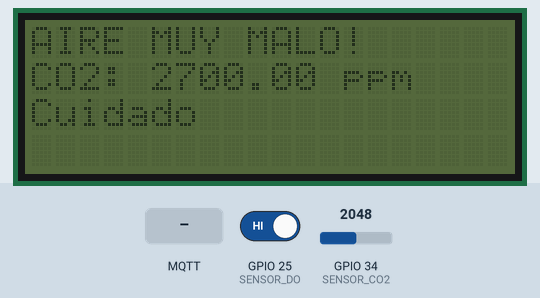
The sketch below on a simulated ESP32. On the bench: 20×4 character LCD. The inputs (shaded band) are chosen by the test bench; at power-on: GPIO 34 (SENSOR_CO2) = 2048, GPIO 25 (SENSOR_DO) HIGH. WiFi joins after 1.5 s; servers stay silent unless stated; the local clock reads 2024-03-15 10:24:30 at power-on unless the sketch sets it; storage starts empty; no MQTT or app messages arrive unless stated; what the sketch prints to the serial monitor is not drawn.

Above: at 5.3 s.
5.4 s: GPIO 34 (SENSOR_CO2) set to 1489
At 10.1 s:
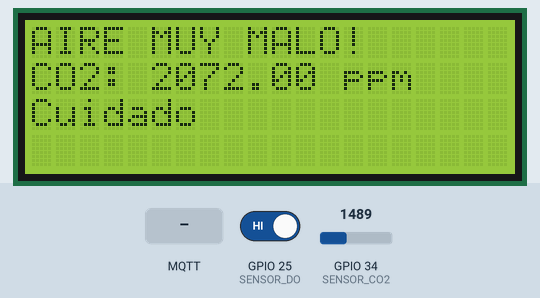
10.8 s: GPIO 34 (SENSOR_CO2) set to 1354
At 15.0 s:
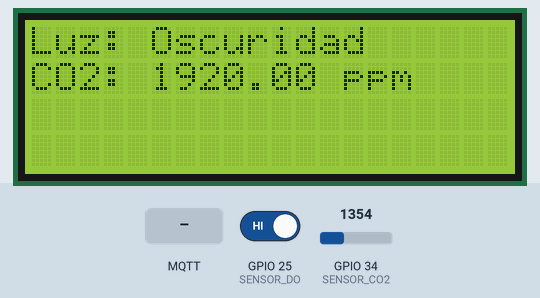
15.8 s: GPIO 25 (SENSOR_DO) driven LOW
At 16.7 s:
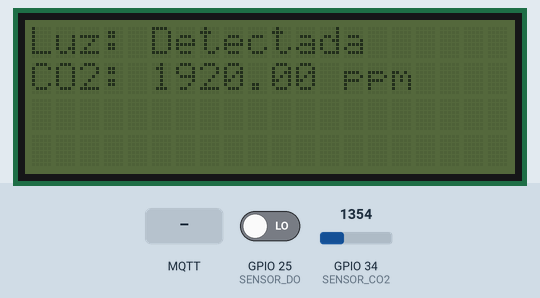
17.9 s: MQTT message "1" arrives on the first subscribed topic
At 19.8 s:
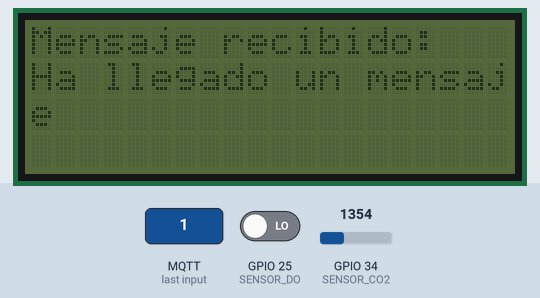
24.9 s: GPIO 34 (SENSOR_CO2) set to 1228
At 26.7 s:
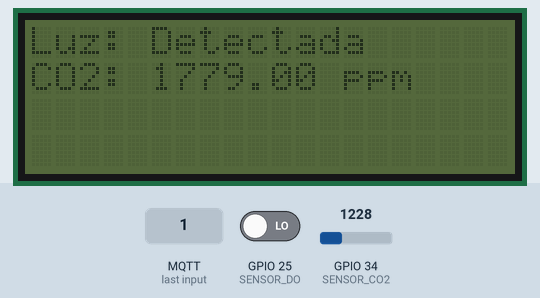
27.0 s: GPIO 25 (SENSOR_DO) driven HIGH
At 28.4 s:
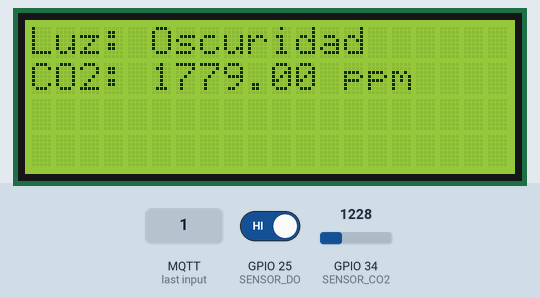
Timing chart, 0 to 30.0 s (numbered marks = the images above; inputs shaded):
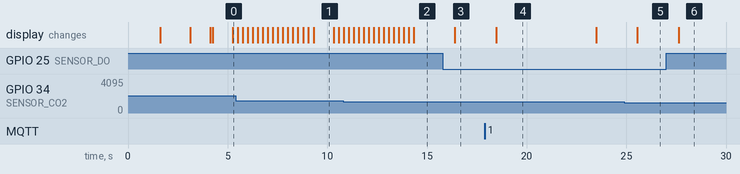

Measured:
- the behaviour switches between 1425 and 1424 on GPIO 34 (SENSOR_CO2) (found by bisection; images 1 and 2)
- after the input at 5.4 s, the display: first differs from a run without the input after 3.9 s (image 1)
- after the input at 10.8 s, the display: first differs from a run without the input after 3.5 s (image 2)
- after the input at 15.8 s, the display: changes after 0.60 s (image 3)
- after the input at 17.9 s, the display: changes after 0.58 s (image 4)
- after the input at 24.9 s, the display: changes after 0.65 s (image 5)
- after the input at 27.0 s, the display: changes after 0.62 s (image 6)

The sketch:

main.ino
```cpp
#include <WiFi.h>
#include <SPIFFS.h>
#include <PubSubClient.h>
#include <time.h>
#include "config.h"
#include "MQTT.hpp"
#include "ESP32_Utils.hpp"
#include "ESP32_Utils_MQTT.hpp"
#include <ArduinoJson.h>

//sensores
#include <Wire.h>
#include <LiquidCrystal_I2C.h>
LiquidCrystal_I2C lcd(0x27, 20, 4);

// Pines de sensores
const int SENSOR_DO = 25;      // pin digital sensor de luz
const int SENSOR_CO2 = 34;     // pin analógico sensor de CO2

// mensaje de alerta
volatile bool msgActivo = false;
unsigned long msgHasta = 0;
String msgTexto;

// tiempo envio
constexpr unsigned long PUBLISH_INTERVAL_MS = 10UL * 1000UL; // 10 seg
unsigned long lastPublish = 0;

//UMBRALES ALERTA
const float CO2_ALERT_PPM = 2000;
const float ALERT_WIND_KMH        = 70.0;
const float ALERT_WIND_KMH_WARN   = 40.0;
const int   ALERT_AQI             = 150;
const int   ALERT_UV              = 8;
const float ALERT_TEMP_HOT_C      = 40.0;
const float ALERT_TEMP_COLD_C     = 0.0;
const float ALERT_PRESSURE_LOW_HPA= 980.0;

//parpadeo para alertas -------------------------------------------------------------------------------------------------------------------------------------------------------------------
bool blinkActivo = false;
bool blinkOn = true;
unsigned long blinkHasta = 0;
unsigned long blinkCada = 300;
unsigned long blinkSiguiente = 0;

void iniciarParpadeoLCD(unsigned long duracionMs, unsigned long intervaloMs = 300) {
  blinkActivo = true;
  blinkOn = true;
  blinkHasta = millis() + duracionMs;
  blinkCada = intervaloMs;
  blinkSiguiente = 0;
  lcd.backlight();
}

void tickParpadeoLCD() {
  if (!blinkActivo) return;
  unsigned long now = millis();
  if (now >= blinkHasta) {
    blinkActivo = false;
    lcd.backlight();   // deja encendida al terminar
    return;
  }
  if (now >= blinkSiguiente) {
    blinkSiguiente = now + blinkCada;
    blinkOn = !blinkOn;
    if (blinkOn) lcd.backlight();
    else         lcd.noBacklight();
  }
}

//funciones de mensajes --------------------------------------------------------------------------------------------------------------------------------------------------------------------------
void mostrarAlertaMeteo(const String& detalle) {
  msgTexto = detalle;
  msgActivo = true;
  msgHasta = millis() + 6000;

  lcd.clear();
  lcd.setCursor(0,0);
  lcd.print("¡ ALERTA !");
  lcd.setCursor(0,1);
  lcd.print(detalle.substring(0,20));

  if (detalle.length() > 20) {
    lcd.setCursor(0,2); lcd.print(detalle.substring(20, min(40,(int)detalle.length())));
  }
  iniciarParpadeoLCD(6000, 250);
}

void mostrarContadorTrafico(int vehiculos, float velocidadMedia, int peatones, int bicicletas) {
  msgActivo = true;
  msgHasta = millis() + 6000; // visible 6 segundos
  msgTexto = "Contador trafico";

  lcd.clear();
  lcd.backlight();
  lcd.setCursor(0, 0);
  lcd.print("Contador Trafico");

  // vehículos + velocidad media
  lcd.setCursor(0, 1);
  lcd.print("Veh: ");
  lcd.print(vehiculos);
  lcd.print(" (");
  lcd.print(velocidadMedia, 1);
  lcd.print("km/h)");

  // peatones
  lcd.setCursor(0, 2);
  lcd.print("Ped: ");
  lcd.print(peatones);

  // bicicletas
  lcd.setCursor(0, 3);
  lcd.print("Bicis: ");
  lcd.print(bicicletas);
}


void mostrarMensaje(const String& text) {
  msgTexto = text;
  msgActivo = true;
  msgHasta = millis() + 5000;

  lcd.clear();
  lcd.setCursor(0, 0);
  lcd.print("Mensaje recibido:");

  if (text.length() > 0)  { lcd.setCursor(0, 1); lcd.print(text.substring(0, 20)); }
  if (text.length() > 20) { lcd.setCursor(0, 2); lcd.print(text.substring(20, min(40, (int)text.length()))); }
  if (text.length() > 40) { lcd.setCursor(0, 3); lcd.print(text.substring(40, min(60, (int)text.length()))); }
}

// Alerta C02 ---------------------------------------------------------------------------------------------------------------------------------------------------------------------------------------------------
void mostrarAlertaCalidadAire(float ppm) {
  msgTexto = "ALERTA CO2";
  msgActivo = true;
  msgHasta = millis() + 5000;

  lcd.clear();
  lcd.backlight();
  lcd.setCursor(0, 0);
  lcd.print("AIRE MUY MALO!");
  lcd.setCursor(0, 1);
  lcd.print("CO2: ");
  lcd.print((int)ppm);
  lcd.print(" ppm");
  lcd.setCursor(0, 2);
  lcd.print("Cuidado");
  iniciarParpadeoLCD(5000, 250);
}

//funciones auxiliares enviamos la calidad del aire
static const char* airQualityMsg(float ppm) {
  if (ppm < 800.0f)   return "Bueno";
  if (ppm < 1200.0f)  return  "Moderado";
  if (ppm < 2000.0f)  return "Cargado";
  return "Malo";
}

String getTimestamp() {
  struct tm timeinfo;
  if (!getLocalTime(&timeinfo)) {
    return "1970-01-01T00:00:00";
  }
  char buffer[25];
  strftime(buffer, sizeof(buffer), "%Y-%m-%dT%H:%M:%S", &timeinfo);
  return String(buffer);
}

static String publishInformationDisplay(const String& message, String& brightness_level, float co2lvl) {
  String timestamp = getTimestamp();
  String p; p.reserve(700);

  p  = "{";
  p += "\"sensor_id\":\"" SENSOR_ID "\",";
  p += "\"sensor_type\":\"information_display\",";
  p += "\"street_id\":\"" STREET_ID "\",";
  p += "\"timestamp\":\"" + timestamp + "\",";
  p += "\"location\":{"
         "\"latitude\":"  + String(LATITUDE, 6) + ","
         "\"longitude\":" + String(LONGITUDE, 7) + ","
         "\"district\":\"" DISTRICT_NAME "\","
         "\"neighborhood\":\"" NEIGHBORHOOD "\""
       "},";

  //Mensaje de la iluminacion
  p += "\"data\":{";
  p +=   "\"display_status\":\"active\",";
  p +=   "\"current_message\":\"" + message + "\",";
  p +=   "\"content_type\":\"traffic\",";
  p +=   "\"brightness_level\":" + brightness_level + ",";
  p +=   "\"display_type\":\"lcd_panel\",";
  p +=   "\"display_size_inches\":20.0,";
  p +=   "\"supports_color\":true,";
  //Mensaje del CO2
  p += "\"co2_ppm\":" + String(co2lvl, 1) + ",";
  p += "\"air_quality_message\":\"" + String(airQualityMsg(co2lvl)) + "\"";
  p += "\"last_content_update\":\"" + timestamp + "\"";
  p += "}}";
	return p;

}

void setup(void){

	Serial.begin(115200);
	SPIFFS.begin();

  #if defined(LiquidCrystal_I2C_h)
  lcd.init();
  #endif

  pinMode(SENSOR_DO, INPUT_PULLUP);
  Wire.begin(21, 22);

  lcd.begin(20, 4);
  lcd.backlight();
  lcd.clear();
  lcd.setCursor(0, 0);
  lcd.print("Inicializando...");
  delay(1500);
  lcd.clear();

  configTzTime("CET-1CEST,M3.5.0/2,M10.5.0/3", "es.pool.ntp.org", "pool.ntp.org");

	ConnectWiFi_STA(true);
	InitMqtt();

  //tiempo de envio
  lastPublish = millis();

  lcd.print("Sensores listos!");
  delay(1000);
  lcd.clear();
}

void loop()
{
	HandleMqtt();
  tickParpadeoLCD();

  // mostramos mensajes ----------------------------------------------------------------------------------------------------------------------------------------------------------------------------
  if (msgActivo){
    if (millis()<msgHasta){
      delay(50);
      return;
    } else {
      msgActivo = false;
      lcd.clear();
    }
  }

	// sensor de luz ----------------------------------------------------------------------------------------------------------------------------------------------------------------------------
  int valorLuz = digitalRead(SENSOR_DO); // HIGH = sin luz
	String situacionLuz = "";
  lcd.setCursor(0, 0);
  lcd.print("Luz: ");
  if (valorLuz == HIGH) {           // oscuridad
		situacionLuz="Oscuro";
    lcd.backlight();
    lcd.print("Oscuridad  ");
    Serial.println("Oscuridad detectada");
  } else {
    lcd.noBacklight();                 // hay luz
		situacionLuz="Iluminado";
    lcd.print("Detectada  ");
    Serial.println("Luz detectada");
  }

  // sensor de CO2 -----------------------------------------------------------------------------------------------------------------------------------------------------------------------------
  int valorCO2 = analogRead(SENSOR_CO2);                // lectura analógica (0–4095)
  float ppm = map(valorCO2, 0, 4095, 400, 5000);        // conversión simple a ppm

  //
  if (!msgActivo && ppm >= CO2_ALERT_PPM) {
    mostrarAlertaCalidadAire(ppm);
  }

  // imprimimos por pantalla ------------------------------------------------------------------------------------------------------------------------------------------------------------------
  lcd.setCursor(0, 1);
  lcd.print("CO2: ");
  lcd.print(ppm);
  lcd.print(" ppm   ");

  // imprimirmos por la terminal ------------------------------------------------------------------------------------------------------------------------------------------------------------------
  Serial.print("CO2: ");
  Serial.print(ppm);
  Serial.println(" ppm");

	// para publicar cada 10 segundos
  if (millis() - lastPublish >= PUBLISH_INTERVAL_MS) {
    lastPublish += PUBLISH_INTERVAL_MS;
    PublisMqtt(publishInformationDisplay("Enviando", situacionLuz ,ppm));
  }

	delay(1000);
}
```

ESP32_Utils.hpp
```cpp
void ConnectWiFi_STA(bool useStaticIP = false)
{
   Serial.println();
   WiFi.mode(WIFI_STA);
   WiFi.begin(ssid, password);
   //prueba
   Serial.print("Conectado");
   Serial.print(ssid);
   if(useStaticIP) WiFi.config(ip, gateway, subnet);
   while (WiFi.status() != WL_CONNECTED)
   {
     delay(100);
     Serial.print('.');
   }

   Serial.println("");
   Serial.print("Iniciado STA:\t");
   Serial.println(ssid);
   Serial.print("IP address:\t");
   Serial.println(WiFi.localIP());
}

void ConnectWiFi_AP(bool useStaticIP = false)
{
   Serial.println("");
   WiFi.mode(WIFI_AP);
   while(!WiFi.softAP(ssid, password))
   {
     Serial.println(".");
     delay(100);
   }
   if(useStaticIP) WiFi.softAPConfig(ip, gateway, subnet);

   Serial.println("");
   Serial.print("Iniciado AP:\t");
   Serial.println(ssid);
   Serial.print("IP address:\t");
   Serial.println(WiFi.softAPIP());
}
```

ESP32_Utils_MQTT.hpp
```cpp
void InitMqtt()
{
	mqttClient.setServer(MQTT_BROKER_ADRESS, MQTT_PORT);
	//prueba para docker macOS
	//mqttClient.setServer("host.docker.internal", 1883);
	SuscribeMqtt();
	mqttClient.setCallback(OnMqttReceived);
}


void ConnectMqtt()
{
	while (!mqttClient.connected())
	{
		Serial.print("MQTT broker configurado: ");
    Serial.println(MQTT_BROKER_ADRESS);

		Serial.print("Starting MQTT connection...");
		if (mqttClient.connect(MQTT_CLIENT_NAME))
		{
			Serial.print("conectado");
			SuscribeMqtt();
		}
		else
		{
			Serial.print("Failed MQTT connection, rc=");
			Serial.print(mqttClient.state());
			Serial.println(" try again in 5 seconds");

			delay(5000);
		}
	}
}


void HandleMqtt()
{
	if (!mqttClient.connected())
	{
		ConnectMqtt();
	}
	mqttClient.loop();
}
```

MQTT.hpp
```cpp
#pragma once
#include <Arduino.h>
#include <WiFi.h>
#include <PubSubClient.h>
#include <ArduinoJson.h>

//funciones del .ino
void mostrarMensaje(const String& text);
void mostrarAlertaMeteo(const String& detalle);
void mostrarContadorTrafico(int vehiculos, float velocidadMedia, int peatones, int bicicletas);

//umbrales que hemos definidas en el .ino
extern const float ALERT_TEMP_HOT_C;
extern const float ALERT_TEMP_COLD_C;
extern const int   ALERT_AQI;
extern const float ALERT_WIND_KMH;
extern const float ALERT_WIND_KMH_WARN;
extern const int   ALERT_UV;
extern const float ALERT_PRESSURE_LOW_HPA;

//configuración del servidor (el del portatil)
//const char* MQTT_BROKER_ADRESS = "172.29.42.216"; 172, 29, 42, 216UNI
//casa
//const char* MQTT_BROKER_ADRESS = "192.168.1.20";
//prueba cambiamos a la direccion virtual del docker por algo de la privacidad en la wifi??

IPAddress MQTT_BROKER_ADRESS(192, 168, 1, 17);
const uint16_t MQTT_PORT = 1883;
const char* MQTT_CLIENT_NAME = "ESP32L80000";

WiFiClient espClient;
PubSubClient mqttClient(espClient);

void SuscribeMqtt()
{
	mqttClient.subscribe(TOPIC_DISPLAY);
}

// String payload;

void PublisMqtt( String data){
	//Serial.print(data);
	if (!mqttClient.connected()) {
    Serial.println("[MQTT] No conectado; abort publish");
  }
	//cambiar el tamaño para que entre el JSON
  mqttClient.setBufferSize(1024);

  bool ok = mqttClient.publish(TOPIC_TELEMETRY, data.c_str(), true); // <- TELEMETRY
  Serial.printf("[MQTT] publish topic='%s' len=%u -> %s (state=%d)\n",TOPIC_TELEMETRY, data.length(), ok ? "OK" : "FALLO", mqttClient.state());
}

String content = "";


void OnMqttReceived(char* topic, byte* payload, unsigned int length) {
  // mostramos por la terminal que recibimos información
  Serial.print("Received on ");
  Serial.print(topic);
  Serial.print(": ");

  content = "";
  for (size_t i = 0; i < length; i++) {
    content.concat((char)payload[i]);
  }
  Serial.println(content);

  // Intentar parsear el JSON
  StaticJsonDocument<1024> doc;
  DeserializationError error = deserializeJson(doc, payload, length);

  if (error) {
    Serial.print("Error al parsear JSON: ");
    Serial.println(error.c_str());
    return;
  }

  // mostramos por pantalla que ha llegado un mensaje del servidor
  mostrarMensaje("Ha llegado un mensaje");

  // Detectamos de donde viene el mensaje estación, semáforo, tráfico ...
  const char* type = doc["sensor_type"] | "";

  // CASO 1: Mensaje meteorológico ------------------------------------------------------------------------------------------------------------------------------------------------------------
  if (strcmp(type, "weather") == 0) {
    // almacenamos los datos en las variables creadas
    float temp = doc["data"]["temperature_celsius"];
    float aqi  = doc["data"]["air_quality_index"];
    float wind = doc["data"]["wind_speed_kmh"];
    float uv   = doc["data"]["uv_index"];
    float pres = doc["data"]["atmospheric_pressure_hpa"];

    Serial.printf("[WEATHER] T=%.1f°C | AQI=%.0f | Viento=%.1f km/h | UV=%.1f | Pres=%.1f hPa\n", temp, aqi, wind, uv, pres);

    // detectamos si hay condiciones peligrosas
    String alerta;
    if (temp > ALERT_TEMP_HOT_C)           alerta = "Calor extremo!";
    else if (temp < ALERT_TEMP_COLD_C)     alerta = "Frio extremo!";
    else if (aqi > ALERT_AQI)              alerta = "Aire contaminado!";
    else if (wind > ALERT_WIND_KMH)        alerta = "Viento peligroso!";
    else if (uv > ALERT_UV)                alerta = "UV muy alto!";
    else if (pres < ALERT_PRESSURE_LOW_HPA && wind > ALERT_WIND_KMH_WARN) alerta = "Posible tormenta!";

    // mostramos la alerta por la pantalla
    if (alerta.length() > 0) {
      Serial.printf("[ALERTA CLIMA] %s\n", alerta.c_str());
      mostrarAlertaMeteo(alerta);                                // funcion creada en el .ino
      return;                                                    // salimos porque ya hemos mostrado el mensaje
    }

    // si no hay alerta grave, solo registrar en consola
    Serial.println("Condiciones normales.");
    // mostramos por pantalla
    mostrarMensaje("Condiciones normales");
    return;
  }

  // CASO 3: Mensaje contador de trafico ------------------------------------------------------------------------------------------------------------------------------------------------------------
  if (strcmp(type, "traffic_counter") == 0) {
    // solo cogemos los datos que nos interesan
    int   veh   = doc["data"]["vehicle_count"]      ;
    int   ped   = doc["data"]["pedestrian_count"]   ;
    int   bike  = doc["data"]["bicycle_count"]      ;
    float avgSpd = doc["data"]["average_speed_kmh"] ;

    // imprimimos por pantalla
    Serial.printf("[TRAFFIC_COUNTER] Veh:%d Ped:%d Bike:%d VelMed:%.1f km/h\n", veh, ped, bike, avgSpd);
    // mostramos por pantalla
    mostrarContadorTrafico(veh, avgSpd, ped, bike);
    return;
  }

  // CASO 4: Mensaje de semáforos ------------------------------------------------------------------------------------------------------------------------------------------------------------
  if (strcmp(type, "traffic_light") == 0) {
    // igual que antes solo procesamos la información que nos interesa
    const char* state = doc["data"]["current_state"]   ;
    int remain = doc["data"]["time_remaining_seconds"] ;
    bool malf = doc["data"]["malfunction_detected"]    ;

    Serial.printf("[TRAFFIC_LIGHT] State=%s Rem=%ds Malf=%d\n",state, remain, malf);
    mostrarMensaje("Conexion Semáforos");
    return;
  }
  // CASO 5: Mensaje para el panel informativo ------------------------------------------------------------------------------------------------------------------------------------------------------------
  if (strcmp(type, "information_display") == 0) {
    const char* msg = doc["data"]["message"];
    mostrarMensaje(msg);
    return;
  }
}
```

config.h
```cpp
// IDENTIFICACIÓN ESTACIÓN (nuestro grupo)
//prueba 2
//#define SENSOR_ID        "LAB12JAV-G10_INF_01"
#define SENSOR_ID        "DISP_ST_0947_01"
#define STREET_ID        "ST_0947"
#define STREET_NAME      "Calle de Maria Odiaga"
#define DISTRICT_NAME    "Latina"
#define NEIGHBORHOOD     "Puerta del Ángel"
#define POSTAL_CODE      "28011"
#define ALTITUDE_METERS  605.6

// Coordenadas principales
#define LATITUDE         40.379452
#define LONGITUDE        -3.7398847

// TÓPICOS MQTT
#define TOPIC_DISPLAY    "madrid/sensors/ST_0947/information_display"
#define TOPIC_TELEMETRY  "madrid/sensors/ST_0947/telemetry"

// Conexion a la wifi de uni
//const char* ssid     = "cubicua";
//const char* password = "";
//const char* hostname = "ESP32L80000";

//conexion wifi casa
const char* ssid     = "TP_LINK_0957";
const char* password = "T0rr1_L0$";
const char* hostname = "ESP32L80000";


// configuracion del ESP32 192.168.1.20 casa
//IPAddress ip(172, 29, 42, 250);
IPAddress ip(192, 168, 1, 60);
IPAddress gateway(192, 168, 1, 1);
IPAddress subnet(255, 255, 255, 0);
```
